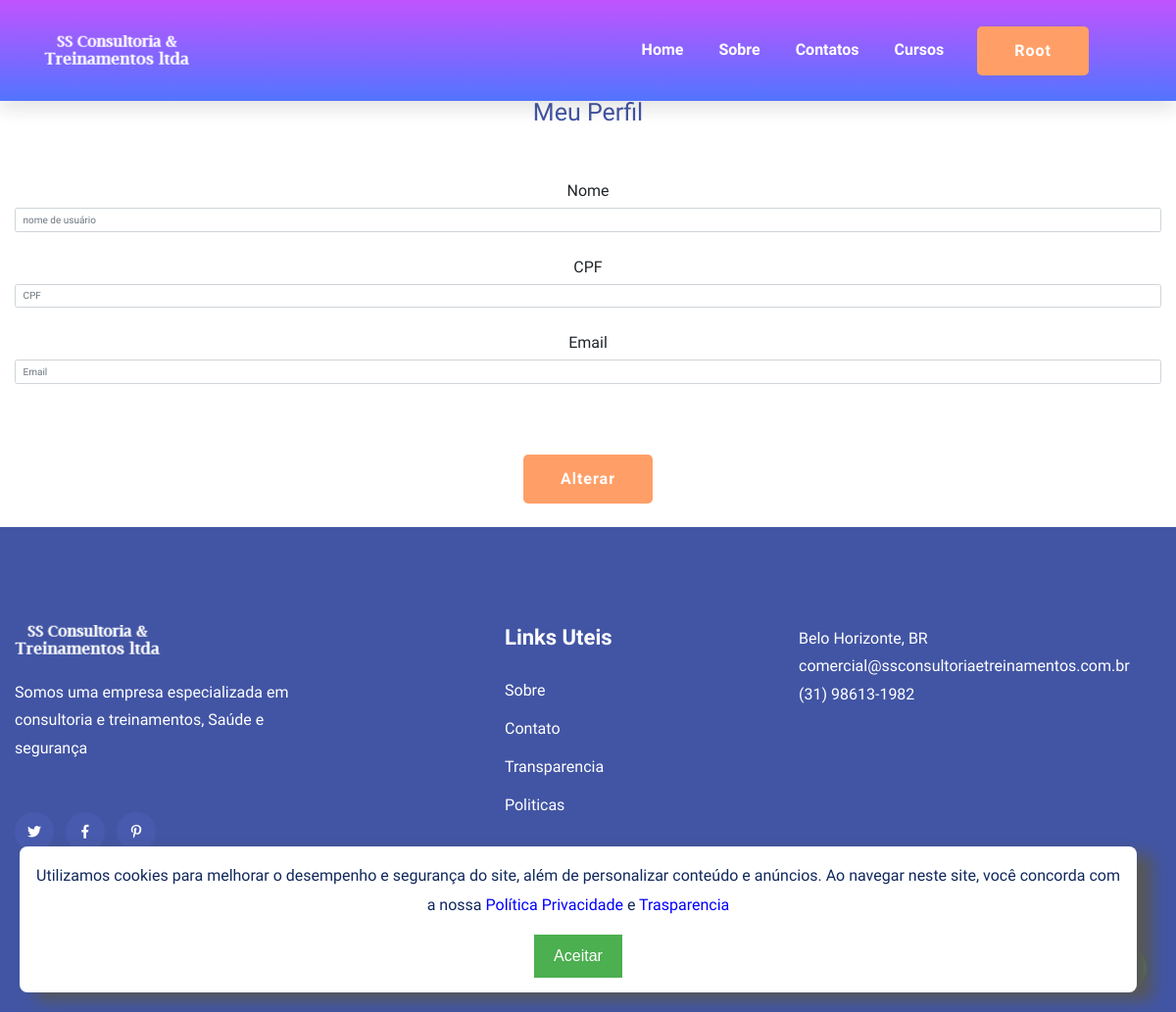
The page /area_aluno/ (signed in) on the database as committed earlier.
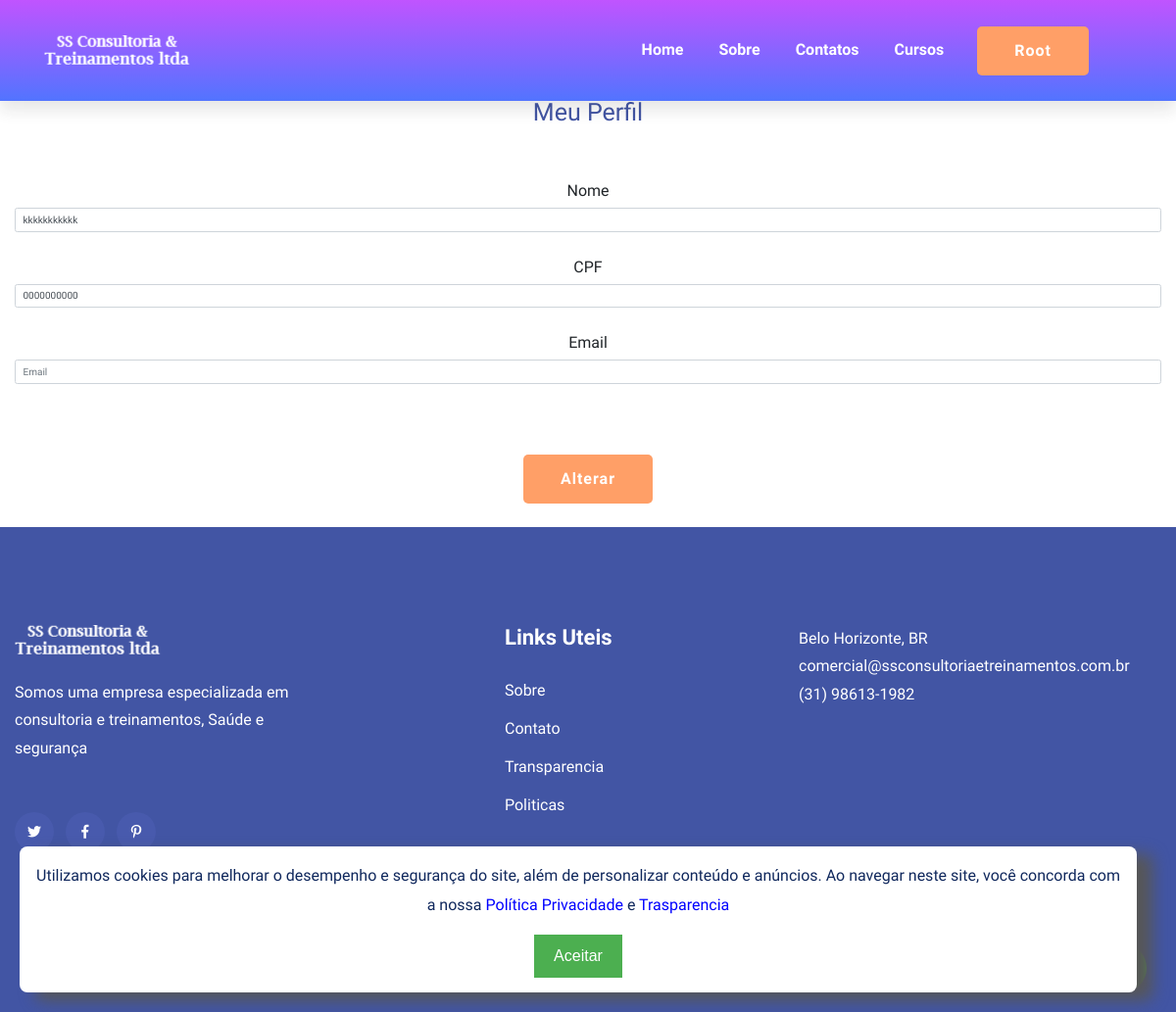
The same page on the database as committed later.
### usuarios/models.py (models this page shows)
class USUARIO(AbstractUser):
    cpf = models.CharField(blank=True, max_length=18)
    is_gestor = models.BooleanField(default=False)
    alunos = models.ManyToManyField('self', related_name='gestores', symmetrical=False, blank=True)

### usuarios/views.py (the view, shortened to what this page needs)
# urls.py: path('area_aluno/',views.area_aluno, name='area_aluno'),
@transaction.atomic
def area_aluno(request):
    if request.method == "GET":
        username = request.user.username
        first_name = request.user.first_name
        cpf = request.user.cpf
        email = request.user.email
        curso_concluido = ProgressoAula.objects.filter(usuario=request.user,baixou_certificado=True)
        return render(request,'area_aluno.html',{
                                                'username':username,
                                                'first_name':first_name,
                                                'cpf': cpf,
                                                'email':email,
                                                'curso_concluido':curso_concluido
                                                    })
    messages.add_message(request, constants.SUCCESS, 'Dados de Usuario Alterado com Sucesso, Faça novamente o Login para Validar')
    return redirect('/login')

### usuarios/templates/area_aluno.html (shortened to what this page needs)
{% extends 'base-novo.html'%}
{% block 'body' %}
    <main class="container text-center">
            <div class="box text-center logar">
                <form method="POST">{% csrf_token %}
                    <div class="logar-form">
                    <h1 class="titulo font-degrade borda-bottom-degrade">Meu Perfil</h2>
                    <br>
                    <br>
                    <label for="name">Nome</label>
                    <input type="text" class="form-control input-cadastro" value="{{first_name}}" name="first_name" placeholder="nome de usuário">
                    <br>
                    <label for="name">CPF</label>
                    <input type="text" class="form-control input-cadastro" data-mask="000.000.000-00"  value="{{cpf}}" name="cpf" id="cpf" placeholder="CPF">
                    <br>
                    <label for="name">Email</label>
                    <input type="text" class="form-control input-cadastro" value="{{email}}" name="email" placeholder="Email">
                    <br>
                    <br>
                </div>
                    <br>
                    <input  type="submit" value="Alterar" class="btn btn-success">
                </form>
            </div>
 <br>
    </main>
{%endblock%}

### templates/base-novo.html (shortened to what the changed rows need)
{% load static %}
<!doctype html>
<html class="no-js" lang="zxx">
<head>
    <link rel="stylesheet" href="{% static 'assets/css/bootstrap.min.css' %}">
    <link rel="stylesheet" href="{% static 'assets/css/owl.carousel.min.css' %}">
    <link rel="stylesheet" href="{% static 'assets/css/slicknav.css' %}">
    <link rel="stylesheet" href="{% static 'assets/css/flaticon.css' %}">
    <link rel="stylesheet" href="{% static 'assets/css/progressbar_barfiller.css' %}">
    <link rel="stylesheet" href="{% static 'assets/css/gijgo.css' %}">
    <link rel="stylesheet" href="{% static 'assets/css/animate.min.css' %}">
    <link rel="stylesheet" href="{% static 'assets/css/animated-headline.css' %}">
    <link rel="stylesheet" href="{% static 'assets/css/magnific-popup.css' %}">
    <link rel="stylesheet" href="{% static 'assets/css/fontawesome-all.min.css' %}">
    <link rel="stylesheet" href="{% static 'assets/css/themify-icons.css' %}">
    <link rel="stylesheet" href="{% static 'assets/css/slick.css' %}">
    <link rel="stylesheet" href="{% static 'assets/css/nice-select.css' %}">
    <link rel="stylesheet" href="{% static 'assets/css/style.css' %}">
</head>
<body>
    <header>
        <div class="header-area header-transparent">
            <div class="main-header ">
                <div class="header-bottom  header-sticky sticky-bar">
                    <div class="container-fluid">
                        <div class="row align-items-center">
                            <div class="col-xl-10 col-lg-10">
                                <div class="menu-wrapper d-flex align-items-center justify-content-end">
                                    <div class="main-menu d-none d-lg-block">
                                        <nav>
                                            <ul id="navigation">
                                                {% if user.is_authenticated %}
                                                <li><a href="{% url 'Curso:cursos' %}">Cursos</a></li>
                                                <li><a class="btn">{{user.username}}</a>
                                                </li>
                                                {% endif %}
                                            </ul>
                                        </nav>
                                    </div>
                                </div>
                            </div>
                        </div>
                    </div>
                </div>
            </div>
        </div>
    </header>
    <section class="" style="padding-top: 100px;">
    {% block 'body'%}
    {% endblock %}
</section>
</body>
</html>

Rows that differ between the two databases and show on the page:
changed USUARIO "Root": first_name (not shown) → "kkkkkkkkkkk"; cpf (not shown) → "0000000000"
